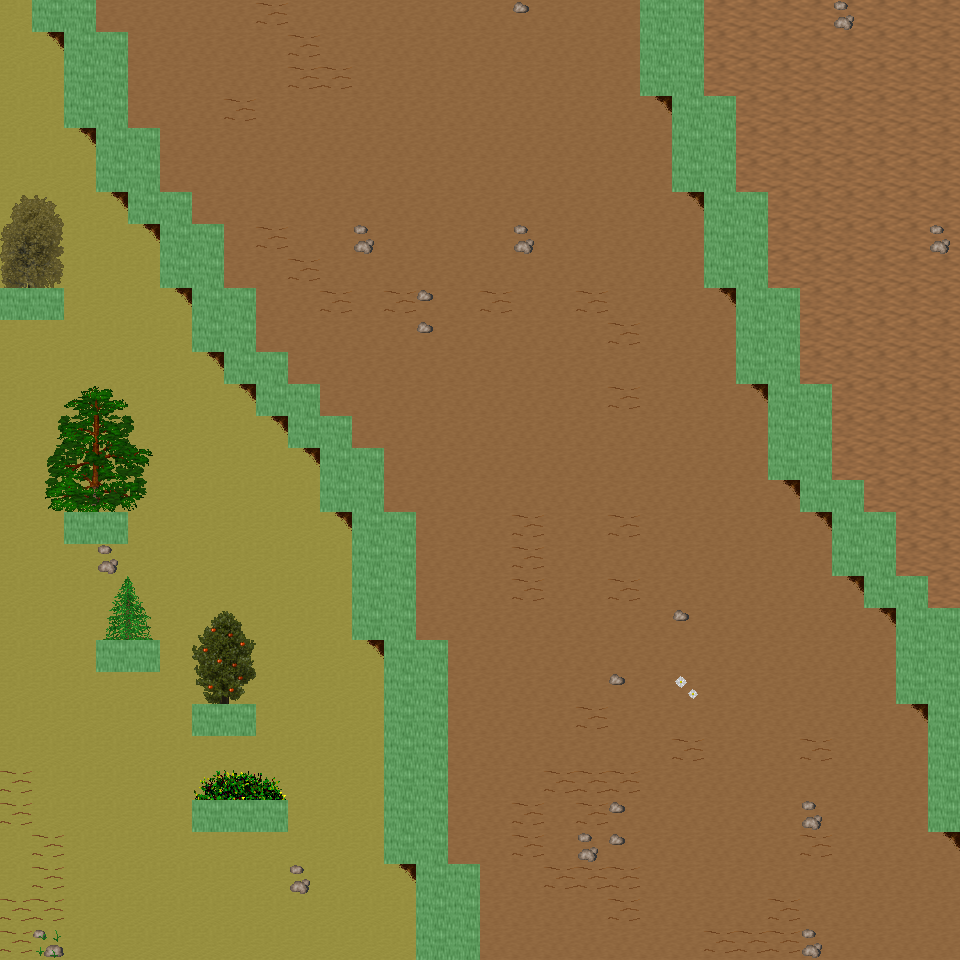

This game map was drawn from its Tiled (.tmx) file and the tilesets committed beside it. A one-line description and the trimmed map source follow:
An orthogonal 30x30 tile map with 32x32 px tiles, 6 tile layers (Ground, Object, Object2, Above, ...), 17 tilesets and 9 objects (9x mapExit).

<map version="1.0" orientation="orthogonal" renderorder="right-down" width="30" height="30" tilewidth="32" tileheight="32" nextobjectid="10">
  <tileset firstgid="1" name="tileset_ground_ground" tilewidth="32" tileheight="32" tilecount="33" columns="3">
    <image source="../drawable/tileset_ground_ground.png" width="96" height="352" />
  </tileset>
  <tileset firstgid="34" name="tileset_ground_rock_pebbles" tilewidth="32" tileheight="32" tilecount="3" columns="1">
    <image source="../drawable/tileset_ground_rock_pebbles.png" width="32" height="96" />
  </tileset>
  <tileset firstgid="37" name="tileset_ground_grass_edges" tilewidth="32" tileheight="32" tilecount="36" columns="12">
    <image source="../drawable/tileset_ground_grass_edges.png" width="384" height="96" />
  </tileset>
  <tileset firstgid="73" name="tileset_plant_flower_daisy_white" tilewidth="32" tileheight="32" tilecount="8" columns="2">
    <image source="../drawable/tileset_plant_flower_daisy_white.png" width="64" height="128" />
  </tileset>
  <tileset firstgid="81" name="tileset_ground_ridge_earth_dark" tilewidth="32" tileheight="32" tilecount="96" columns="12">
    <image source="../drawable/tileset_ground_ridge_earth_dark.png" width="384" height="256" />
  </tileset>
  <tileset firstgid="177" name="tileset_plant_grasses" tilewidth="32" tileheight="32" tilecount="6" columns="3">
    <image source="../drawable/tileset_plant_grasses.png" width="96" height="64" />
  </tileset>
  <tileset firstgid="183" name="tileset_ground_earth_edges" tilewidth="32" tileheight="32" tilecount="18" columns="6">
    <image source="../drawable/tileset_ground_earth_edges.png" width="192" height="96" />
  </tileset>
  <tileset firstgid="201" name="tileset_ground_pothole" tilewidth="32" tileheight="32" tilecount="4" columns="4">
    <image source="../drawable/tileset_ground_pothole.png" width="128" height="32" />
  </tileset>
  <tileset firstgid="205" name="tileset_item_statue_green_stone_3" tilewidth="32" tileheight="32" tilecount="3" columns="1">
    <image source="../drawable/tileset_item_statue_green_stone_3.png" width="32" height="96" />
  </tileset>
  <tileset firstgid="208" name="tileset_ground_rock_rocks_2" tilewidth="32" tileheight="32" tilecount="4" columns="2">
    <image source="../drawable/tileset_ground_rock_rocks_2.png" width="64" height="64" />
  </tileset>
  <tileset firstgid="212" name="tileset_logic_creature_animal" tilewidth="32" tileheight="32" tilecount="32" columns="8">
    <image source="../drawable/tileset_logic_creature_animal.png" width="256" height="128" />
  </tileset>
  <tileset firstgid="244" name="tileset_logic_collision" tilewidth="32" tileheight="32" tilecount="1" columns="1">
    <image source="../drawable/tileset_logic_collision.png" width="32" height="32" />
  </tileset>
  <tileset firstgid="245" name="tileset_plant_tree_taller_trees" tilewidth="32" tileheight="32" tilecount="32" columns="8">
    <image source="../drawable/tileset_plant_tree_taller_trees.png" width="256" height="128" />
  </tileset>
  <tileset firstgid="277" name="tileset_plant_tree_spruce" tilewidth="32" tileheight="32" tilecount="6" columns="2">
    <image source="../drawable/tileset_plant_tree_spruce.png" width="64" height="96" />
  </tileset>
  <tileset firstgid="283" name="tileset_plant_bush_bush_mult_colored" tilewidth="32" tileheight="32" tilecount="6" columns="3">
    <image source="../drawable/tileset_plant_bush_bush_mult_colored.png" width="96" height="64" />
  </tileset>
  <tileset firstgid="289" name="tileset_plant_tree_pine_tree" tilewidth="32" tileheight="32" tilecount="20" columns="4">
    <image source="../drawable/tileset_plant_tree_pine_tree.png" width="128" height="160" />
  </tileset>
  <tileset firstgid="309" name="tileset_plant_tree_pine_tree_1" tilewidth="32" tileheight="32" tilecount="20" columns="4">
    <image source="../drawable/tileset_plant_tree_pine_tree_1.png" width="128" height="160" />
  </tileset>
  <layer name="Ground" width="30" height="30">
    <data>[900 cells, 900 non-empty, 3 distinct tile ids]</data>
  </layer>
  <layer name="Object" width="30" height="30">
    <data>[900 cells, 202 non-empty, 22 distinct tile ids]</data>
  </layer>
  <layer name="Object2" width="30" height="30">
    <data>[900 cells, 1 non-empty, 1 distinct tile ids]</data>
  </layer>
  <layer name="Above" width="30" height="30">
    <data>[900 cells, 33 non-empty, 33 distinct tile ids]</data>
  </layer>
  <layer name="Above2" width="30" height="30">
    <data>[900 cells, 0 non-empty, 0 distinct tile ids]</data>
  </layer>
  <layer name="Walkable" width="30" height="30">
    <data>[900 cells, 119 non-empty, 1 distinct tile ids]</data>
  </layer>
  <objectgroup name="MapEvents">
    <object id="1" name="north" type="mapExit" x="0" y="0" width="32" height="32">
      <properties>
        <property name="map" value="level_0_x71_y60" />
        <property name="x" value="0" />
        <property name="y" value="28" />
      </properties>
    </object>
    <object id="2" name="north2" type="mapExit" x="96" y="0" width="544" height="32">
      <properties>
        <property name="map" value="level_0_x71_y60" />
        <property name="x" value="3" />
        <property name="y" value="28" />
      </properties>
    </object>
    <object id="3" name="north3" type="mapExit" x="704" y="0" width="256" height="32">
      <properties>
        <property name="map" value="level_0_x71_y60" />
        <property name="x" value="22" />
        <property name="y" value="28" />
      </properties>
    </object>
    <object id="4" name="south" type="mapExit" x="0" y="928" width="416" height="32">
      <properties>
        <property name="map" value="level_0_x71_y62" />
        <property name="x" value="0" />
        <property name="y" value="1" />
      </properties>
    </object>
    <object id="5" name="south2" type="mapExit" x="480" y="928" width="480" height="32">
      <properties>
        <property name="map" value="level_0_x71_y62" />
        <property name="x" value="15" />
        <property name="y" value="1" />
      </properties>
    </object>
    <object id="6" name="west" type="mapExit" x="0" y="0" width="32" height="288">
      <properties>
        <property name="map" value="level_0_x70_y61" />
        <property name="x" value="28" />
        <property name="y" value="0" />
      </properties>
    </object>
    <object id="7" name="west2" type="mapExit" x="0" y="320" width="32" height="640">
      <properties>
        <property name="map" value="level_0_x70_y61" />
        <property name="x" value="28" />
        <property name="y" value="10" />
      </properties>
    </object>
    <object id="8" name="east" type="mapExit" x="928" y="0" width="32" height="608">
      <properties>
        <property name="map" value="level_0_x72_y61" />
        <property name="x" value="1" />
        <property name="y" value="0" />
      </properties>
    </object>
    <object id="9" name="east2" type="mapExit" x="928" y="832" width="32" height="128">
      <properties>
        <property name="map" value="level_0_x72_y61" />
        <property name="x" value="1" />
        <property name="y" value="26" />
      </properties>
    </object>
  </objectgroup>
</map>
